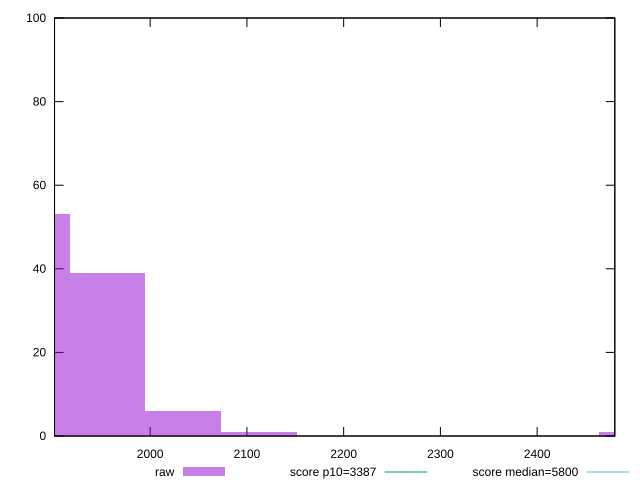

The script that saved this image:
reset

$raw <<EOF
2503.364813597465 1
1955.7537606230194 39
1877.5236101980986 53
2033.9839110479402 6
2112.214061472861 1
EOF

set key outside below
set boxwidth 78.23015042492078
set xrange [1901.1513500000005:2480.271388028145]
set yrange [0:100]
set trange [0:100]
set style fill transparent solid 0.5 noborder

set parametric
set terminal svg size 640, 490 enhanced background rgb 'white'
set output "report_0_00242021-02-20T12:25:28.543Z/speed-index/samples/pages+cached+noadtech+nomedia/raw/histogram.svg"

plot $raw title "raw" with boxes, \
     3387,t title "score p10=3387", \
     5800,t title "score median=5800"

reset
